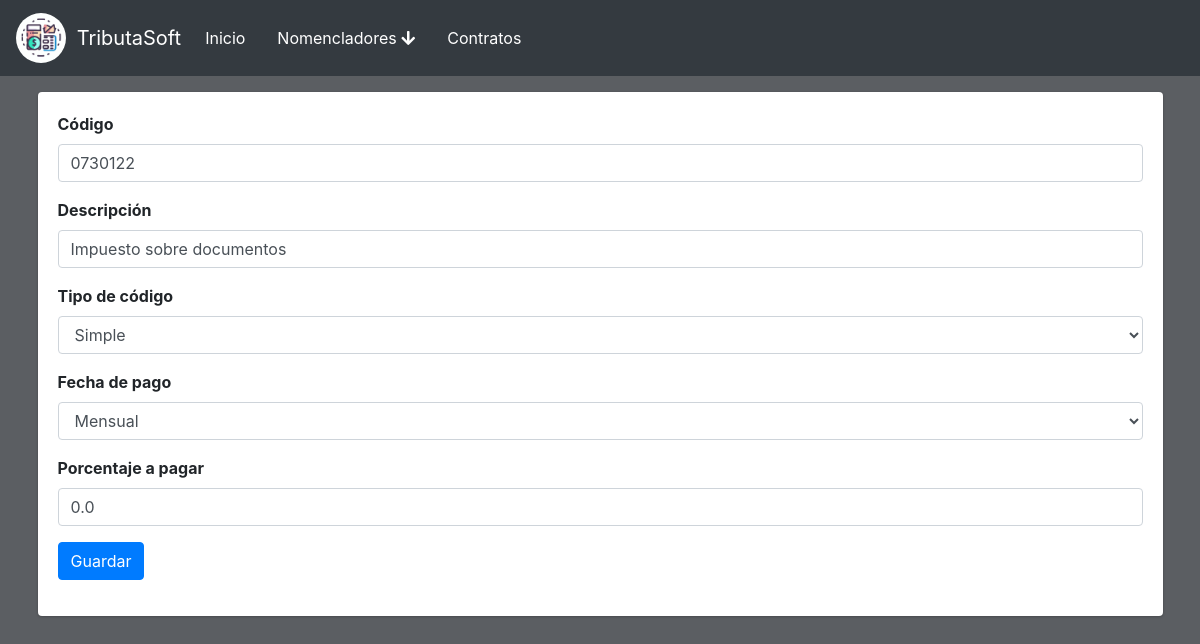
/codigo/edit/simple/1/, run on the app's committed database.
### main.py (models this page shows)
class CodigoSimple(db.Model):
    id = db.Column(db.Integer, primary_key=True, autoincrement=True)
    codigo = db.Column(db.String(50), nullable=False)
    descripcion = db.Column(db.String(200), nullable=False)
    porcentaje = db.Column(db.Float, nullable=True)
    fecha_pago = db.Column(db.String(200), nullable=False)

### main.py (the view, shortened to what this page needs)
@app.route('/codigo/edit/<string:tipo>/<int:id>/', methods=['GET', 'POST'])
def cod_edit(tipo,id):
    s=0
    ps = 0
    pm = 0
    if tipo == 'simple':
        s = db.session.query(CodigoSimple).get_or_404(id)
    elif tipo == 'salario':
        ps = db.session.query(CodigoPagoSalarial).get_or_404(id)
    elif tipo == 'mora':
        pm = db.session.query(CodigoPagoMora).get_or_404(id)
    else:
        pass
    if request.method=='GET':
        if not s==0:
            return render_template('cod_edit.html', tipo=tipo, obj=s)
        elif not ps==0:
            return render_template('cod_edit.html', tipo=tipo, obj=ps)
        elif not pm==0:
            return render_template('cod_edit.html', tipo=tipo, obj=pm)
        else:
            return redirect('/codigo')
    else:
        return render_template('cod_edit.html')

### templates/cod_edit.html (shortened to what this page needs)
{% extends 'base.html' %}
{% block content %}
{% if tipo=='simple' %}
<div class="content">
    <div class="container">
    <div class="row">
    <div class="col-12">
        <div class="card">
            <div class="card-body">
              <form method="post">
                <div class="form-group">
                  <label for="codigo">Código</label>
                  <input type="text" value="{{obj.codigo}}" placeholder="0730122" class="form-control" id="codigo" name="codigo" required>
                </div>
                <div class="form-group">
                    <label for="descripcion">Descripción</label>
                    <input type="text" value="{{obj.descripcion}}" placeholder="Impuesto sobre documentos" class="form-control" id="descripcion" name="descripcion" required>
                  </div>
                <div class="form-group">
                  <label for="tipo">Tipo de código</label>
                  <select class="form-control" id="tipo" name="tipo">
                    <option value="simple">Simple</option>
                  </select>
                </div>
                <div id="campos_simple" style="display: block;">
                  <div class="form-group">
                    <label for="fecha_pago">Fecha de pago</label>
                    <select class="form-control" id="fecha_pago" name="fecha_pago">
                        {%if obj.fecha_pago == 'mensual' %}
                      <option value="mensual">Mensual</option>
                      {% elif obj.fecha_pago == 'Trimestral' %}
                      <option value="trimestral">Trimestral</option>
                      {% else %}
                      <option value="anual">Anual</option>
                      {% endif %}
                    </select>
                  </div>
                  <div class="form-group">
                    <label for="porcentaje">Porcentaje a pagar</label>
                    <input type="number" value ={{obj.porcentaje}} class="form-control" id="porcentaje" name="porcentaje" value="0" min="0" max="100" step="0.1">
                  </div>
                </div>
                <button type="submit" class="btn btn-primary">Guardar</button>
                </form>
            </div>
        </div>
    </div>
    </div>
    </div>
</div>
{% endif %}
{% endblock %}

### templates/base.html (style rules this page uses)
html, body { background-color: rgb(91, 94, 98); }

### data on the page
CodigoSimple: codigo "0730122", descripcion "Impuesto sobre documentos", fecha_pago "Mensual", porcentaje "0.0"
